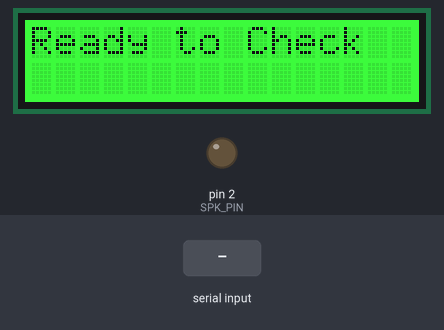
Bench run of a sketch on a simulated Arduino Uno, built with avr-gcc and run on an emulated ATmega328P. Shown: 16×2 character LCD, output pins drawn as LEDs (lit = HIGH). Inputs (shaded band) come from the test bench.

Above: at 1.2 s.
1.3 s: "1" received over Serial
At 1.9 s:
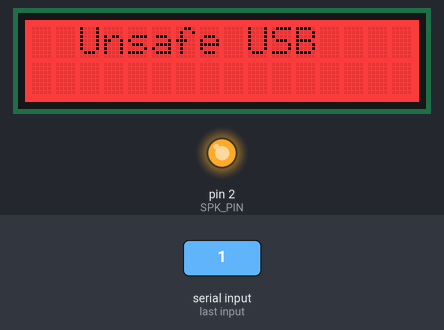
Timing chart, 0 to 4.3 s (numbered marks = the images above; inputs shaded):
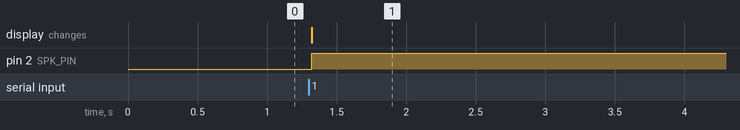

Measured:
- after the input at 1.3 s, pin 2 (SPK_PIN): LOW → HIGH at once; the display: changes at once (image 1)

The sketch:

juicejacking_tester.ino
```cpp
#include <Wire.h>
#include "rgb_lcd.h"

rgb_lcd lcd;

const int SPK_PIN = 2;

void setup() {
  Serial.begin(9600);
  pinMode(SPK_PIN, OUTPUT);

  lcd.begin(16, 2);
  lcd.setRGB(0, 255, 0); // Green backlight
  lcd.setCursor(0, 0);
  lcd.print("Ready to Check");
}

void loop() {
  if (Serial.available() > 0) {
    lcd.setRGB(255, 0, 0);
    lcd.setCursor(0, 0);
    lcd.print("  Unsafe USB   ");
    digitalWrite(SPK_PIN, HIGH); // Activate sound
  }
  else {
    digitalWrite(SPK_PIN, LOW); // Deactivate sound
    lcd.setRGB(0, 255, 0); // Green backlight
    lcd.setCursor(0, 0);
    lcd.print("Ready to Check");
  }
}
```
